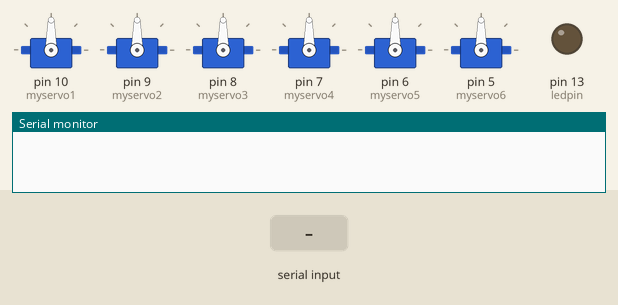
A sketch run on a simulated Arduino Uno, built with avr-gcc and run on an emulated ATmega328P. On the bench: 6 × servo, output pins drawn as LEDs (lit = HIGH), the last lines printed to the serial monitor. The inputs (shaded band) are chosen by the test bench.

Above: at 1.2 s.
1.3 s: "e,45\n" received over the second serial link
At 7.1 s:
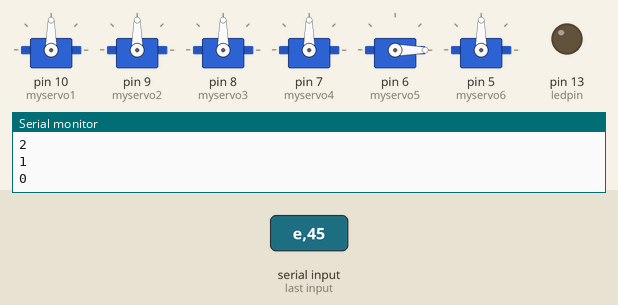
7.3 s: "f" received over the second serial link
At 8.6 s:
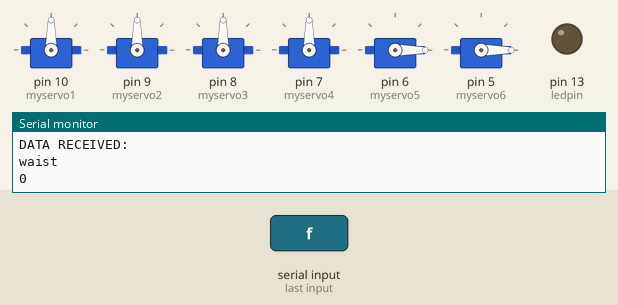
9.8 s: "a,45\n" received over the second serial link
At 11.7 s:
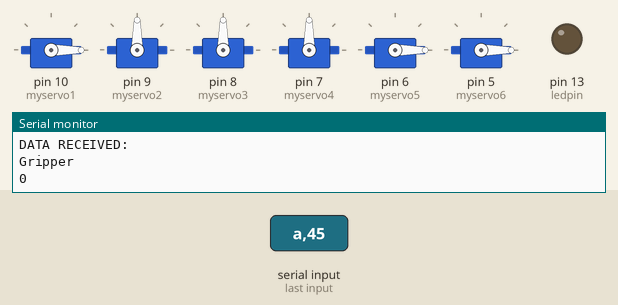
12.3 s: "c,45\n" received over the second serial link
At 13.6 s:
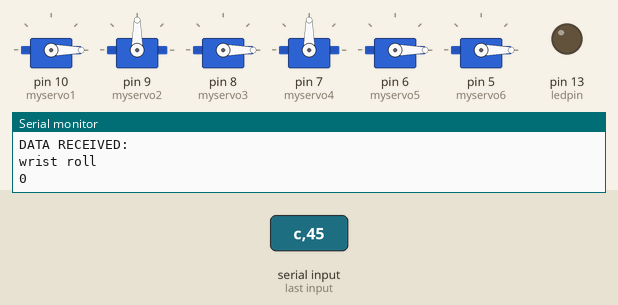
14.8 s: "a90\n" received over the second serial link
At 16.6 s:
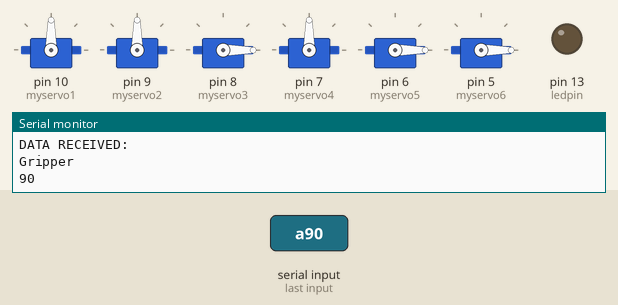
17.2 s: "e90\n" received over the second serial link
At 23.5 s:
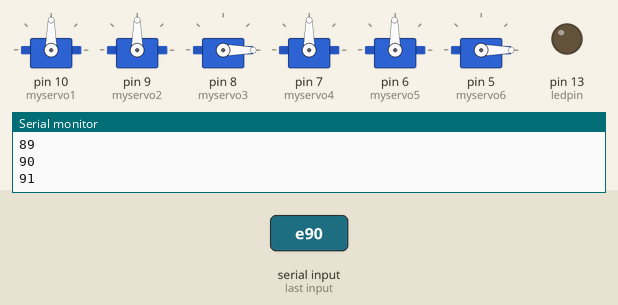
Timing chart, 0 to 23.7 s (numbered marks = the images above; inputs shaded):
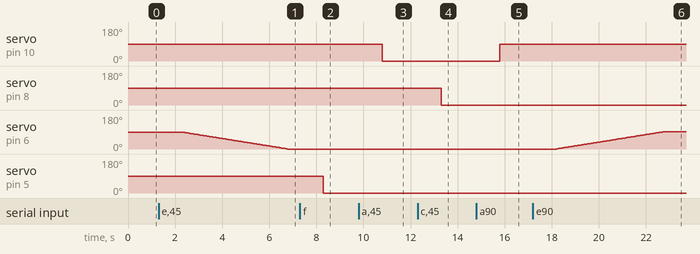

The sketch:

sketch_nov30a.ino
```cpp
#include <Servo.h>
#include <SoftwareSerial.h>
SoftwareSerial mySerial(3,4); //Bluetooth

Servo myservo1;
Servo myservo2;
Servo myservo3;
Servo myservo4;
Servo myservo5;
Servo myservo6;

int motorSpeed =10;
int ledpin=13;
char s;
String str;
String valuestr;
int value;
void setup()
{
  myservo1.attach(10); //Gripper attached to pin 10 in arduino
  myservo2.attach(9); //Wrist pitch attached to pin 9 in arduino
  myservo3.attach(8); //Wrist roll attached to pin 8 in arduino
  myservo4.attach(7); //Elbow attached to pin 7 in arduino
  myservo5.attach(6); //Shoulder attached to pin 6 in arduino
  myservo6.attach(5); //Waist attached to pin 5 in arduino
  mySerial.begin(9600);
  Serial.begin(9600);
  pinMode(ledpin,OUTPUT);
}

void rotate(int x)
{
  myservo5.write(x);
Serial.println(x);
}


void loop()
{

  if (mySerial.available())
  {
  str =mySerial.readString();
  Serial.println(str);
  Serial.println("DATA RECEIVED:");
  int str_len = str.length() + 1;
  char char_array[str_len];
  str.toCharArray(char_array, str_len);
  value  = str.substring(1).toInt();
  if(char_array[0] == 'a')
  {
    Serial.println("Gripper");
    Serial.println(value);
    if(value >= 0 && value <= 180)
    {
      myservo1.write(value);
    }
  }
  else if(char_array[0] == 'b')
  {
    Serial.println("wrist pitch");
    Serial.println(value);
    if(value >= 45 && value <= 180)
    {
      myservo2.write(value);
    }
  }
  else if(char_array[0] == 'c')
  {
    Serial.println("wrist roll");
    Serial.println(value);
    if(value >= 0 && value <= 180)
    {
      myservo3.write(value);
    }
  }
  else if(char_array[0] == 'd')
  {
    Serial.println("elbow");
    Serial.println(value);
    if(value >= 45 && value <= 130)
    {
      myservo4.write(value);
    }
  }
  else if(char_array[0] == 'e')
  {
    Serial.println("shoulder");
    Serial.println(value);
    if(value >= 0 && value <= 170)
    {
      int current = myservo5.read();
      if(current < value)
      {
        while(current <= value)
      {
        current = current+1;
        rotate(current);
        delay(50);
      }
      }
      else
      {
      while(current > value)
      {
        current = current-1;
        rotate(current);
        delay(50);
      }
      }
//      myservo5.write(value);
    }
  }
  else if(char_array[0] == 'f')
  {
    Serial.println("waist");
    Serial.println(value);
    if(value >= 0 && value <= 90)
    {
      myservo6.write(value);
    }
  }
}
}
```

Measured:
- after the input at 1.3 s, servo on pin 6 (myservo5): moves from 90° to 0° over 4.5 s, starting after 1.0 s
- after the input at 7.3 s, servo on pin 5 (myservo6): 90° → 0° after 1.0 s
- after the input at 9.8 s, servo on pin 10 (myservo1): 90° → 0° after 1.0 s
- after the input at 12.3 s, servo on pin 8 (myservo3): 90° → 0° after 1.0 s
- after the input at 14.8 s, servo on pin 10 (myservo1): 0° → 90° after 1.0 s
- after the input at 17.2 s, servo on pin 6 (myservo5): moves from 0° to 91° over 4.5 s, starting after 1.0 s
